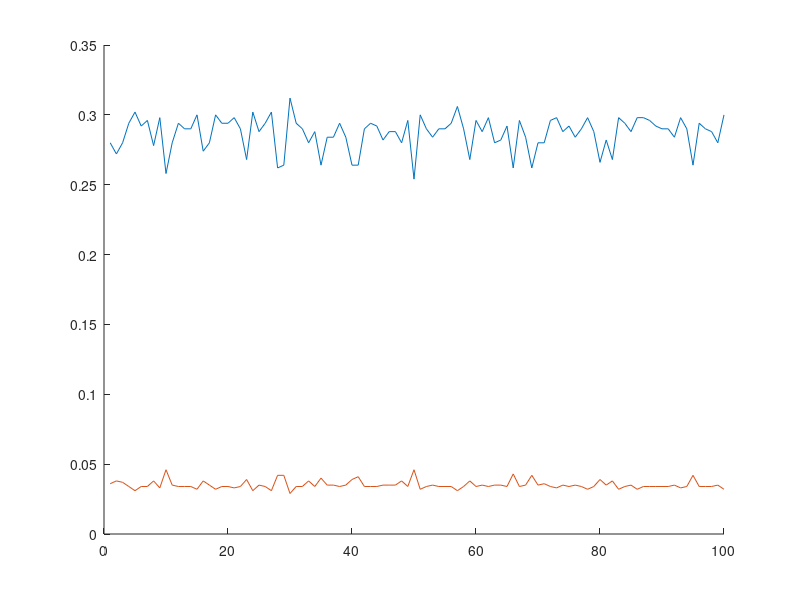

The MATLAB script that drew this image:

close all;

data = load('VTSaumonBar.mat');

VTSaumon = data.VTSaumon;
VTBar = data.VTBar;

sizeVTSaumon = size(VTSaumon);
sizeVTBar = size(VTBar);


function [ C ] = myClassify ( subject , muBar, sigmaBar, muSaumon, sigmaSaumon ) 
  Ps = 2/3;
  Pb = 1/3;
  PxBar = mvnpdf(subject, muBar, sigmaBar);
  PxSaumon = mvnpdf(subject, muSaumon, sigmaSaumon);
  PBarx = PxBar .* Pb;
  PSaumonx = PxSaumon .* Ps;
  
  C = ["B","S"](1 + ( PBarx < PSaumonx ));
end
function [ E ] = computeError ( res, subject )
  E = nnz(~(res == subject)) / size(res)(2);
end

errB = [];
errS = [];

nbIter = 100;
sizeTrain = 400;
for i=1:nbIter
%% extraction de l’ensemble d’entrainement
TrainSaumonIndices = randperm(sizeVTSaumon, sizeTrain);
TrainBarIndices = randperm(sizeVTBar,sizeTrain);
TrainSaumon = VTSaumon(TrainSaumonIndices);
TrainBar = VTBar(TrainBarIndices);
%% entrainement
muSaumonTrain = mean(TrainSaumon);
sigmaSaumonTrain = var(TrainSaumon);
muBarTrain = mean(TrainBar);
sigmaBarTrain = var(TrainBar);
%% test - la fonction myClassify renvoie un vecteur de labels ("B" pour bar, "S" pour saumon)
TestBar = VTBar;
TestSaumon = VTSaumon;
ResBar = myClassify(TestBar, muBarTrain, sigmaBarTrain,muSaumonTrain, sigmaSaumonTrain);
ResSaumon = myClassify(TestSaumon, muBarTrain, sigmaBarTrain, muSaumonTrain, sigmaSaumonTrain);
%% récupération des erreurs
errB = [errB computeError(ResBar, "B")];
errS = [errS computeError(ResSaumon, "S")];
end;

ErrorBarMean = mean(errB)*100
ErrorSaumonMean = mean(errS)*100

hold on;
plot(errB);
plot(errS);
hold off;